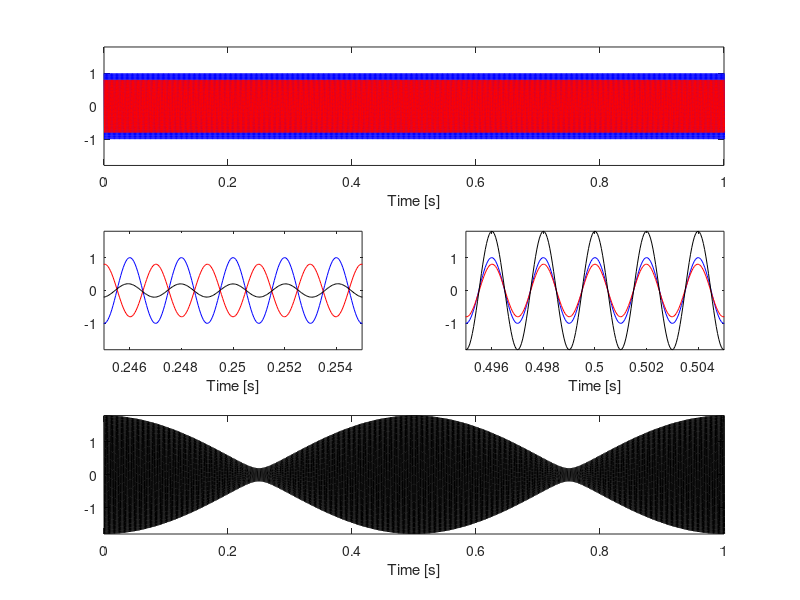

The MATLAB script that drew this image:
fs = 20e3;
T  = 3.0;
t  = (0:1/fs:T);
f  = 500+ [0 2];
A  = [1 0.8];

col= {'b-', 'r-', 'k-'};

N=length(f);
for k=1:N
    s(:,k)= A(k)*cos(2*pi*f(k)*t);
end
ss = sum(s,2);

Tmax= T/3;
Amax= sum(A);

figure(1)

subplot(3,1,1)
cla
for k=1:N
    plot(t,s(:,k), col{k});
    axis([0 Tmax  Amax*[-1 1]])
    hold on
end
hold off
xlabel('Time [s]')

subplot(3,2,3)
cla
for k=1:N
    plot(t,s(:,k), col{k});
    axis([0.25+0.005*[-1 1]   Amax*[-1 1]])
    hold on
end
plot(t,ss, col{3});
hold off
xlabel('Time [s]')
subplot(3,2,4)

cla
for k=1:N
    plot(t,s(:,k), col{k});
    axis([0.50+0.005*[-1 1]   Amax*[-1 1]])
    hold on
end
plot(t,ss, col{3});
hold off
xlabel('Time [s]')

subplot(3,1,3)
plot(t,ss, col{3});
axis([0 Tmax Amax*[-1 1]])
xlabel('Time [s]')

%soundsc(ss,fs)